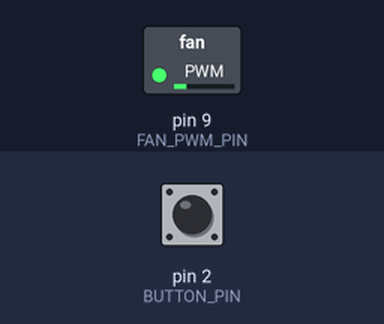
This sketch was run on a simulated Arduino Uno, built with avr-gcc and run on an emulated ATmega328P. Shown: switched loads named in the sketch (green lamp = pin HIGH). Inputs (shaded band) come from the test bench; at power-on: pin 2 (BUTTON_PIN) LOW. EEPROM starts erased.

Above: at 1.2 s.
1.3 s: pin 2 (BUTTON_PIN) pulled HIGH for 0.15 s
At 1.9 s:
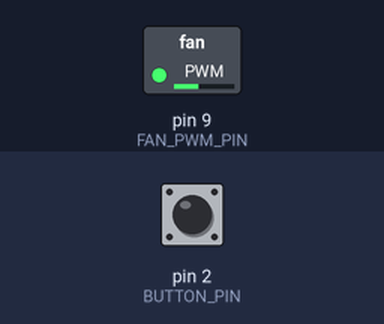
2.9 s: pin 2 (BUTTON_PIN) pulled HIGH for 1 s
At 4.3 s:
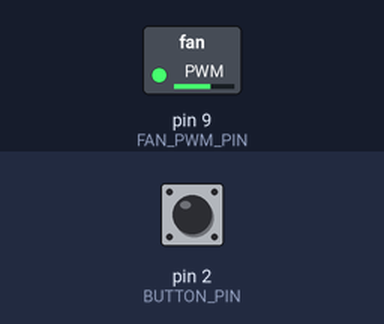
5.4 s: pin 2 (BUTTON_PIN) pulled HIGH for 0.15 s
At 6.2 s:
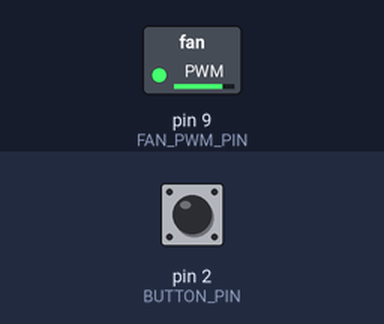
Timing chart, 0 to 8.4 s (numbered marks = the images above; inputs shaded):
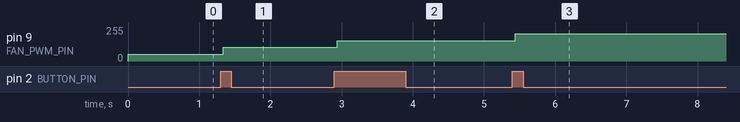

Measured:
- after the input at 1.3 s, pin 9 (FAN_PWM_PIN): 51/255 → 102/255 at once
- after the input at 2.9 s, pin 9 (FAN_PWM_PIN): 102/255 → 153/255 at once
- after the input at 5.4 s, pin 9 (FAN_PWM_PIN): 153/255 → 204/255 at once

The sketch:

Arduino_PushbuttonPWM.ino
```cpp
#include <Arduino.h>
#include <EEPROM.h>

constexpr uint8_t BUTTON_PIN = 2;    // External 10k pulldown, button to +5V
constexpr uint8_t FAN_PWM_PIN = 9;   // OC1A (D9) for 25 kHz PWM (PC fan standard)
constexpr uint8_t EEPROM_ADDR = 0;
constexpr uint8_t SPEED_STEPS = 5;   // N speeds; must divide 100 (e.g. 5 => 20..100%)
constexpr unsigned long DEBOUNCE_MS = 40;

constexpr uint16_t PWM_TOP = 639;    // 16 MHz / (1 * (1 + 639)) = 25 kHz
static_assert(SPEED_STEPS > 0, "SPEED_STEPS must be > 0");
static_assert(100 % SPEED_STEPS == 0, "SPEED_STEPS must divide 100 equally");

uint8_t currentStep = 0;             // 0..SPEED_STEPS-1

uint8_t lastButtonReading = LOW;
uint8_t stableButtonState = LOW;
unsigned long lastDebounceTime = 0;

void setupFanPwm25kHz() {
  pinMode(FAN_PWM_PIN, OUTPUT);

  TCCR1A = 0;
  TCCR1B = 0;
  TCNT1 = 0;

  // Fast PWM, TOP = ICR1 (mode 14), non-inverting on OC1A (D9), prescaler = 1
  TCCR1A |= _BV(COM1A1) | _BV(WGM11);
  TCCR1B |= _BV(WGM13) | _BV(WGM12) | _BV(CS10);

  ICR1 = PWM_TOP;
}

void applyCurrentStep() {
  const uint16_t percent = ((static_cast<uint16_t>(currentStep) + 1U) * 100U) / SPEED_STEPS;
  const uint16_t compareValue = (static_cast<uint32_t>(PWM_TOP) * percent) / 100U;
  OCR1A = compareValue;
}

void loadStepFromEeprom() {
  uint8_t storedStep = EEPROM.read(EEPROM_ADDR);
  if (storedStep >= SPEED_STEPS) {
    storedStep = 0;
  }
  currentStep = storedStep;
}

void saveStepToEeprom() {
  EEPROM.update(EEPROM_ADDR, currentStep);
}

void setup() {
  pinMode(BUTTON_PIN, INPUT);
  setupFanPwm25kHz();
  loadStepFromEeprom();
  applyCurrentStep();
}

void loop() {
  const uint8_t reading = digitalRead(BUTTON_PIN);

  if (reading != lastButtonReading) {
    lastDebounceTime = millis();
  }

  if ((millis() - lastDebounceTime) >= DEBOUNCE_MS) {
    if (reading != stableButtonState) {
      stableButtonState = reading;

      if (stableButtonState == HIGH) {
        currentStep = (currentStep + 1U) % SPEED_STEPS;
        applyCurrentStep();
        saveStepToEeprom();
      }
    }
  }

  lastButtonReading = reading;
}
```
